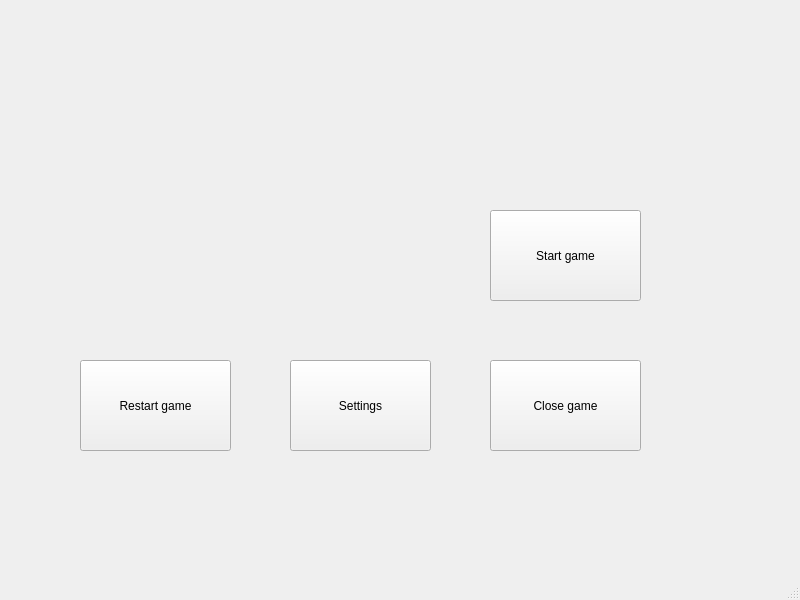
<?xml version="1.0" encoding="UTF-8"?>
<ui version="4.0">
 <class>FlappyBird</class>
 <widget class="QMainWindow" name="FlappyBird">
  <property name="geometry">
   <rect>
    <x>0</x>
    <y>0</y>
    <width>800</width>
    <height>600</height>
   </rect>
  </property>
  <property name="windowTitle">
   <string>FlappyBird</string>
  </property>
  <widget class="QWidget" name="centralwidget">
   <widget class="QPushButton" name="StartGameButton">
    <property name="geometry">
     <rect>
      <x>490</x>
      <y>210</y>
      <width>151</width>
      <height>91</height>
     </rect>
    </property>
    <property name="styleSheet">
     <string notr="true">border-bottom-color: rgb(0, 170, 255);</string>
    </property>
    <property name="text">
     <string>Start game</string>
    </property>
   </widget>
   <widget class="QPushButton" name="RestartButton">
    <property name="geometry">
     <rect>
      <x>80</x>
      <y>360</y>
      <width>151</width>
      <height>91</height>
     </rect>
    </property>
    <property name="text">
     <string>Restart game</string>
    </property>
   </widget>
   <widget class="QPushButton" name="CloseGameButton">
    <property name="geometry">
     <rect>
      <x>490</x>
      <y>360</y>
      <width>151</width>
      <height>91</height>
     </rect>
    </property>
    <property name="text">
     <string>Close game</string>
    </property>
   </widget>
   <widget class="QPushButton" name="SettingsButton">
    <property name="geometry">
     <rect>
      <x>290</x>
      <y>360</y>
      <width>141</width>
      <height>91</height>
     </rect>
    </property>
    <property name="text">
     <string>Settings</string>
    </property>
   </widget>
  </widget>
  <widget class="QMenuBar" name="menubar">
   <property name="geometry">
    <rect>
     <x>0</x>
     <y>0</y>
     <width>800</width>
     <height>26</height>
    </rect>
   </property>
  </widget>
  <widget class="QStatusBar" name="statusbar"/>
 </widget>
 <resources/>
 <connections/>
</ui>
